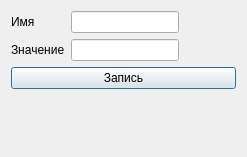
<?xml version="1.0" encoding="UTF-8"?>
<ui version="4.0">
 <class>DialogEditRecord</class>
 <widget class="QDialog" name="DialogEditRecord">
  <property name="geometry">
   <rect>
    <x>0</x>
    <y>0</y>
    <width>247</width>
    <height>157</height>
   </rect>
  </property>
  <property name="windowTitle">
   <string>Dialog</string>
  </property>
  <layout class="QFormLayout" name="formLayout_2">
   <item row="0" column="0">
    <layout class="QFormLayout" name="formLayout">
     <item row="0" column="1">
      <widget class="QLineEdit" name="lineEditName"/>
     </item>
     <item row="2" column="1">
      <widget class="QLineEdit" name="lineEditValue"/>
     </item>
     <item row="0" column="0">
      <widget class="QLabel" name="label">
       <property name="text">
        <string>Имя</string>
       </property>
      </widget>
     </item>
     <item row="2" column="0">
      <widget class="QLabel" name="label_2">
       <property name="text">
        <string>Значение</string>
       </property>
      </widget>
     </item>
    </layout>
   </item>
   <item row="1" column="0" colspan="2">
    <widget class="QPushButton" name="pushButton">
     <property name="text">
      <string>Запись</string>
     </property>
    </widget>
   </item>
  </layout>
 </widget>
 <resources/>
 <connections/>
</ui>
